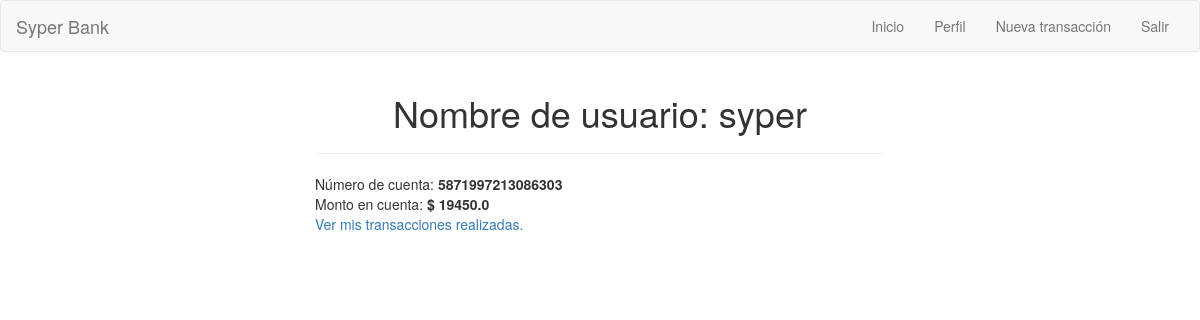
/user/syper (signed in), run on the app's committed database.
### app/models.py (models this page shows, shortened)
class User(UserMixin, db.Model):
    id = db.Column(db.Integer, primary_key=True)
    username = db.Column(db.String(64), index=True, unique=True)
    email = db.Column(db.String(120), index=True, unique=True)
    password_hash = db.Column(db.String(128))
    accounts = relationship("Account")
    transactions = relationship("Movement")

class Account(db.Model):
    id = db.Column(db.Integer, primary_key=True)
    amount = db.Column(db.Float)
    number = db.Column(db.String, index=True, unique=True) # Lo ponemos como string, pero es un numero
    user_id = db.Column(db.Integer, db.ForeignKey('user.id'))

### app/routes.py (the view)
@app.route('/user/<username>')
@login_required
def user(username):
    user = User.query.filter_by(username=username).first_or_404()
    account = Account.query.filter_by(user_id=user.id).first_or_404()
    return render_template('user.html', user=user, account=account)

### app/models.py (called while the page is built)
@login.user_loader
def load_user(id):
    return User.query.get(int(id))

### app/templates/user.html
{% extends "base.html" %}
{% block app_content %}
    <div class="col-md-6 col-md-offset-3">
        <h1 class="text-center">Nombre de usuario: {{ user.username }}</h1>
        <hr>
        <p>
        Número de cuenta: <b>{{ account.number }}</b>
        <br>
        Monto en cuenta: <b>$ {{ account.amount }}</b>
        <br>
        <a href="{{ url_for('transactions', user_id=current_user.id) }}">Ver mis transacciones realizadas.</a>
        </p>
    </div>
{% endblock %}

### data on the page
User: username "syper"
Account: number "5871997213086303", amount "19450.0"
